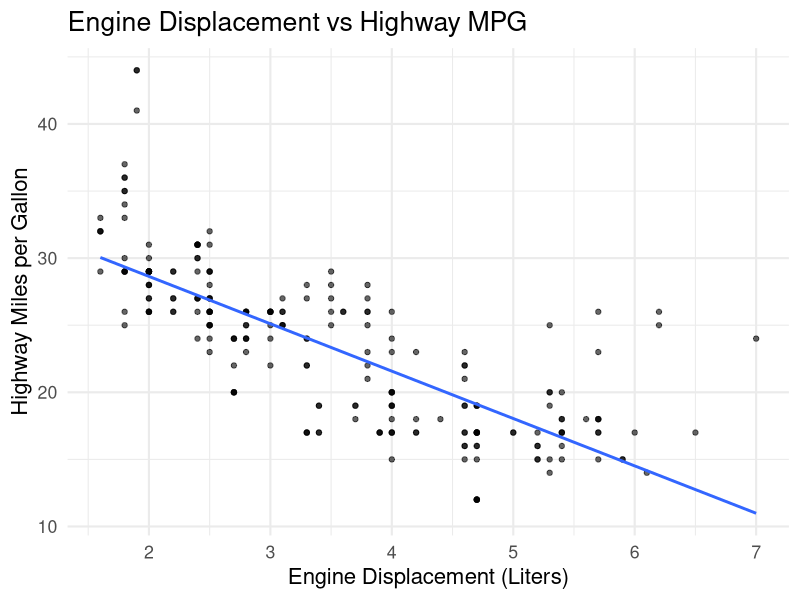

Recreate this plot in R.
## ---- chunk 1
#| label: setup
#| include: false

library(tidyverse)
## ---- chunk 2

ggplot(mpg,
       aes(x = displ, y = hwy)) +
  geom_point(alpha = 0.6) +
  geom_smooth(method = "lm", se = FALSE) +
  labs(
    title = "Engine Displacement vs Highway MPG",
    x = "Engine Displacement (Liters)",
    y = "Highway Miles per Gallon"
  ) +
  theme_minimal(base_size = 16)
